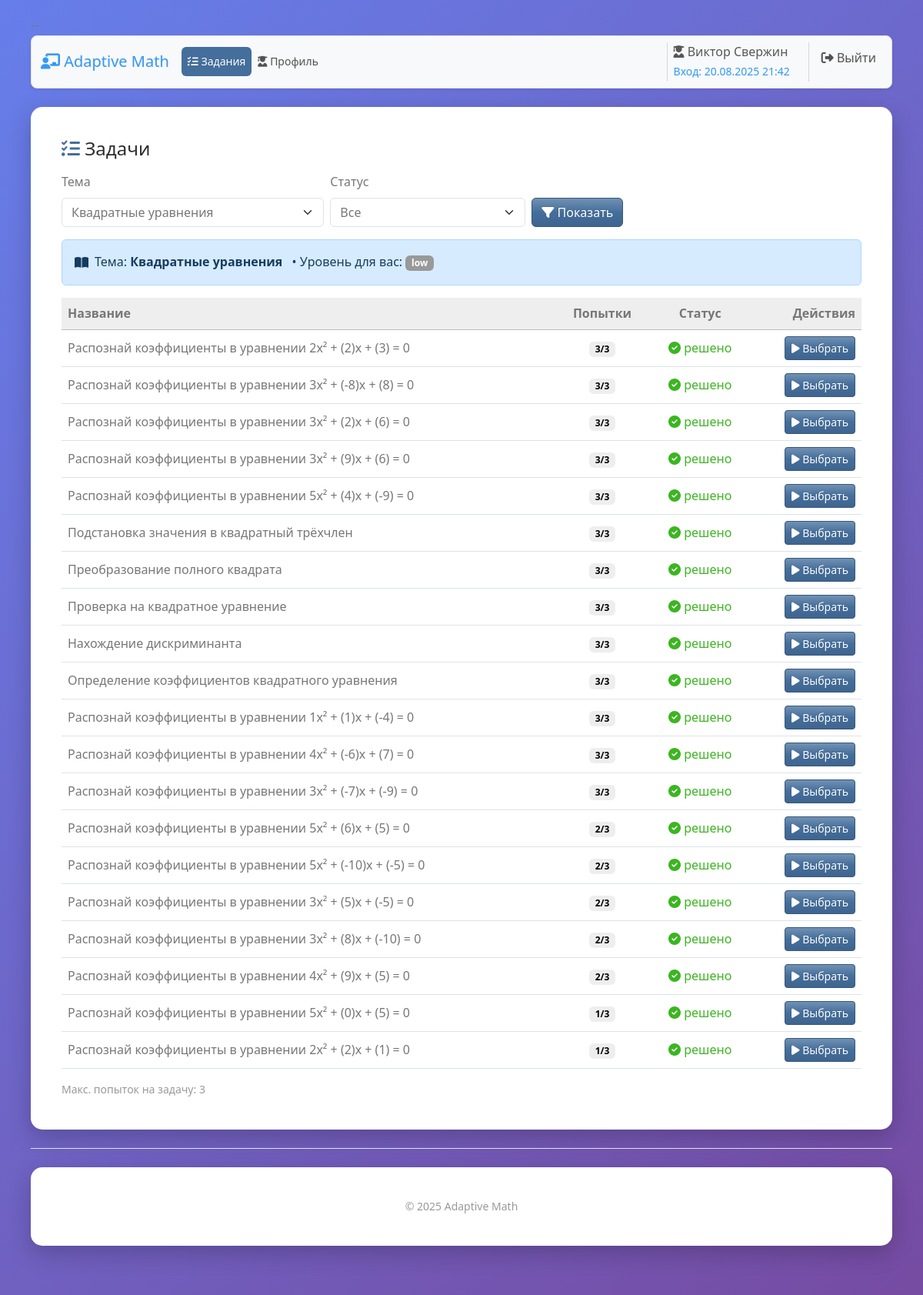
Screenshot of /student/tasks?topic_id=1 (signed in) with the database file from the repository.
### models.py (models this page shows, shortened)
class User(UserMixin, db.Model):
    __tablename__ = 'users'
    id = db.Column(db.Integer, primary_key=True)
    username = db.Column(db.String(80), unique=True, nullable=False)
    email = db.Column(db.String(120), unique=True, nullable=False)
    password_hash = db.Column(db.String(255), nullable=False)
    role = db.Column(db.String(20), nullable=False, default='student')  # 'student' или 'teacher'
    first_name = db.Column(db.String(50))
    last_name = db.Column(db.String(50))
    created_at = db.Column(db.DateTime, default=datetime.utcnow)
    last_login = db.Column(db.DateTime)
    is_active = db.Column(db.Boolean, default=True)
    task_attempts = db.relationship(
        'TaskAttempt',
        back_populates='user',
        cascade='all, delete-orphan',  # удаляем попытки вместе с пользователем
        passive_deletes=True,          # уважать ondelete='CASCADE' на уровне БД
        lazy='selectin'                # удобно: можно len(), не нужно .all()
    )
    evaluation_logs = db.relationship(
        'StudentEvaluationLog',
        back_populates='user',
        cascade='all, delete-orphan',
        passive_deletes=True,
        lazy='selectin'
    )
    topic_progress = db.relationship(
        'StudentTopicProgress',
        back_populates='user',
        cascade='all, delete-orphan',
        passive_deletes=True,
        lazy='selectin'
    )
    created_tasks = db.relationship('MathTask', backref='creator', lazy='dynamic')
    def get_full_name(self):
        if self.first_name and self.last_name:
            return f"{self.first_name} {self.last_name}"
        return self.username

class Topic(db.Model):
    __tablename__ = 'topics'
    id = db.Column(db.Integer, primary_key=True)
    code = db.Column(db.String(50), unique=True, nullable=False)  # Например: 'quadratic_equations'
    name = db.Column(db.String(100), nullable=False)              # Название темы: 'Квадратные уравнения'
    description = db.Column(db.Text)
    created_at = db.Column(db.DateTime, default=datetime.utcnow)
    tasks = db.relationship('MathTask', backref='topic_ref', lazy='dynamic')  # можно оставить как было
    level_configs = db.relationship('TopicLevelConfig', backref='topic', lazy='dynamic', cascade='all, delete-orphan', passive_deletes=True)
    evaluation_logs = db.relationship('StudentEvaluationLog', back_populates='topic', lazy='selectin')
    student_progress = db.relationship('StudentTopicProgress', back_populates='topic', lazy='selectin')

class MathTask(db.Model):
    __tablename__ = 'math_tasks'
    id = db.Column(db.Integer, primary_key=True)
    title = db.Column(db.String(200), nullable=False)
    code = db.Column(db.String(64), unique=True)    # NEW: внешний код для импортов/интеграций
    description = db.Column(db.Text, nullable=False)
    answer_type = db.Column(db.String(50), nullable=False)  # 'number', 'variables', 'interval', 'sequence'
    correct_answer = db.Column(db.JSON, nullable=False)     # JSON с правильным ответом
    answer_schema = db.Column(db.JSON)                      # JSON схема полей для ввода
    explanation = db.Column(db.Text)
    topic_id = db.Column(db.Integer, db.ForeignKey('topics.id'), nullable=False)
    level = db.Column(db.String(10), nullable=False)  # 'low', 'medium', 'high'
    max_score = db.Column(db.Float, default=1.0)           # Максимальный балл
    created_by = db.Column(db.Integer, db.ForeignKey('users.id'), nullable=False)
    created_at = db.Column(db.DateTime, default=datetime.utcnow)
    is_active = db.Column(db.Boolean, default=True)
    attempts = db.relationship(
        'TaskAttempt',
        back_populates='task',
        cascade='all, delete-orphan',
        passive_deletes=True,
        lazy='selectin'
    )
    __table_args__ = (
        db.Index('ix_math_tasks_topic_level', 'topic_id', 'level'),
    )

### blueprints/student/routes.py (the view)
@student_bp.route('/tasks', methods=['GET'])
@login_required
def tasks():
    if current_user.role != 'student':
        return redirect(url_for('main.dashboard'))
    topics = Topic.query.order_by(Topic.name.asc()).all()
    topic_id = request.args.get('topic_id', type=int)
    status = request.args.get('status', default='all')  # 'all' | 'solved' | 'pending'
    page = request.args.get('page', default=1, type=int)
    per_page = 20
    selected_topic = None
    target_level = None
    tasks_data = []
    if topic_id:
        selected_topic = db.session.get(Topic, topic_id)
        if selected_topic:
            progress = StudentTopicProgress.query.filter_by(user_id=current_user.id, topic_id=topic_id).first()
            target_level = progress.current_level if progress else 'low'
            q = (MathTask.query
                 .filter_by(topic_id=topic_id, level=target_level, is_active=True)
                 .order_by(MathTask.created_at.desc()))
            tasks_list = q.all()
            attempts = (db.session.query(
                            TaskAttempt.task_id,
                            func.count(TaskAttempt.id).label('cnt'),
                            func.sum(case((TaskAttempt.is_correct == False, 1), else_=0)).label('incorrect_cnt'),
                            func.max(func.cast(TaskAttempt.is_correct, db.Integer)).label('solved')
                        )
                        .filter(TaskAttempt.user_id == current_user.id,
                                TaskAttempt.task_id.in_([t.id for t in tasks_list]))
                        .group_by(TaskAttempt.task_id)
                        .all())
            attempts_map = {a.task_id: {
                'cnt': int(a.cnt),
                'incorrect_cnt': int(a.incorrect_cnt or 0),
                'solved': bool(a.solved)
            } for a in attempts}
            for t in tasks_list:
                agg = attempts_map.get(t.id, {'cnt': 0, 'solved': False})
                incorrect_cnt = int(agg.get('incorrect_cnt', 0))
                blocked = (incorrect_cnt >= 3) and (not bool(agg['solved']))
                item = {
                    'task': t,
                    'attempts': int(agg['cnt']),
                    'attempts_str': f"{min(int(agg['cnt']), 3)}/3",
                    'is_solved': bool(agg['solved']),
                    'incorrect_cnt': incorrect_cnt,
                    'is_blocked': blocked,
                }
                tasks_data.append(item)
            if status == 'solved':
                tasks_data = [it for it in tasks_data if it['is_solved']]
            elif status == 'pending':
                tasks_data = [it for it in tasks_data if not it['is_solved']]
            tasks_data.sort(key=lambda it: (
                0 if it['is_solved'] else 1,
                -int(it['attempts']),
                -int(it['task'].created_at.timestamp()) if hasattr(it['task'].created_at, 'timestamp') else 0
            ))
            total = len(tasks_data)
            total_pages = max((total + per_page - 1) // per_page, 1)
            page = max(1, min(page, total_pages))
            start = (page - 1) * per_page
            end = start + per_page
            tasks_data = tasks_data[start:end]
    return render_template(
        'student/tasks.html',
        topics=topics,
        selected_topic=selected_topic,
        target_level=target_level,
        tasks_data=tasks_data,
        status=status,
        page=page,
        per_page=per_page,
        total_pages=locals().get('total_pages', 1),
        total=locals().get('total', 0),
    )

### templates/student/tasks.html (shortened to what this page needs)
{% extends 'student/dashboard.html' %}
{% block student_content %}
<div class="d-flex align-items-center justify-content-between mb-3">
  <h1 class="h4 mb-0"><i class="fas fa-list-check text-primary"></i> Задачи</h1>
</div>
<form class="row g-2 align-items-end mb-3" method="get" action="{{ url_for('student.tasks') }}">
  <div class="col-12 col-md-6 col-lg-4">
    <label class="form-label">Тема</label>
    <select name="topic_id" class="form-select" required>
      {% for t in topics %}
        <option value="{{ t.id }}" {% if selected_topic and t.id == selected_topic.id %}selected{% endif %}>{{ t.name }}</option>
      {% endfor %}
    </select>
  </div>
  <div class="col-12 col-md-4 col-lg-3">
    <label class="form-label">Статус</label>
    <select name="status" class="form-select">
      <option value="all" {% if status=='all' %}selected{% endif %}>Все</option>
    </select>
  </div>
  <div class="col-auto">
    <button type="submit" class="btn btn-primary"><i class="fas fa-filter"></i> Показать</button>
  </div>
</form>
{% if selected_topic %}
  <div class="alert alert-info d-flex align-items-center" role="alert">
    <i class="fas fa-book-open me-2"></i>
    <div>
      Тема: <strong>{{ selected_topic.name }}</strong>
      <span class="ms-2">• Уровень для вас: <span class="badge text-bg-secondary">{{ target_level or 'low' }}</span></span>
    </div>
  </div>
{% endif %}
{% if selected_topic and tasks_data|length == 0 %}
  <div class="alert alert-secondary">Нет доступных задач для выбранной темы и уровня.</div>
{% elif selected_topic %}
  <div class="table-responsive">
    <table class="table table-hover align-middle">
      <thead class="table-light">
        <tr>
          <th>Название</th>
          <th class="text-center">Попытки</th>
          <th class="text-center">Статус</th>
          <th class="text-end">Действия</th>
        </tr>
      </thead>
      <tbody>
        {% for row in tasks_data %}
          {% set t = row.task %}
          <tr>
            <td>{{ t.title }}</td>
            <td class="text-center"><span class="badge text-bg-light">{{ row.attempts_str }}</span></td>
            <td class="text-center">
              {% if row.is_solved %}
                <span class="text-success"><i class="fas fa-check-circle"></i> решено</span>
              {% elif row.is_blocked %}
                <span class="text-danger"><i class="fas fa-lock"></i> заблокирована</span>
              {% else %}
                <span class="text-muted"><i class="fas fa-clock"></i> ожидает</span>
              {% endif %}
            </td>
            <td class="text-end">
              {% if row.is_blocked %}
                <button type="button" class="btn btn-sm btn-secondary" disabled title="Задача заблокирована (3 неудачные попытки)">
                  <i class="fas fa-lock"></i> Выбрать
                </button>
              {% else %}
                <a href="{{ url_for('student.view_task', task_id=t.id) }}" class="btn btn-sm btn-primary">
                  <i class="fas fa-play"></i> Выбрать
                </a>
              {% endif %}
            </td>
          </tr>
        {% endfor %}
      </tbody>
    </table>
  </div>
  <div class="small text-muted">Макс. попыток на задачу: 3</div>
{% endif %}
{% endblock %}

### templates/shared/base.html (shortened to what this page needs)
<!DOCTYPE html>
<html lang="ru">
<head>
    <link rel="stylesheet" href="{{ url_for('static', filename='css/bootstrap-spacelab.css') }}">
    <link rel="stylesheet" type="text/css" href="{{ url_for('static', filename='css/style.css') }}">
    <link rel="stylesheet"
        href="https://cdnjs.cloudflare.com/ajax/libs/font-awesome/6.5.2/css/all.min.css"
>
</head>
<body class="bg-light">
    <nav class="navbar navbar-expand-lg bg-body-tertiary rounded-3 shadow-sm border bg-white">
        <div class="container-fluid">
        <a class="navbar-brand" href="{{ url_for('main.dashboard') }}"><i class="fas fa-chalkboard-teacher"></i> Adaptive Math</a>
        <div id="mainNav" class="collapse navbar-collapse">
            {% if current_user.is_authenticated %}
            <ul class="navbar-nav me-auto small">
                {% block nav_items %}{% endblock %}
            </ul>
            {% endif %}
            <ul class="navbar-nav ms-auto">
                {% if current_user.is_authenticated %}
                    <li class="nav-item">
                        <span class="navbar-text me-3">
                            {% if current_user.role == 'admin' %}<i class="fas fa-cog"></i>
                            {% elif current_user.role == 'teacher' %}<i class="fas fa-chalkboard-teacher"></i>
                            {% elif current_user.role == 'student' %}<i class="fas fa-user-graduate"></i>
                            {% else %}<i class="fas fa-user"></i>
                            {% endif %}
                            {{ current_user.get_full_name() }}
                            <br>
                            {% if current_user.last_login %}
                                <small class="text-info">Вход: {{ current_user.last_login.strftime('%d.%m.%Y %H:%M') }}</small>
                            {% else %}
                                <small class="text-muted">Вход: —</small>
                            {% endif %}
                        </span>
                    </li>
                    <li class="nav-item"><a class="nav-link" href="{{ url_for('auth.logout') }}"><i class="fas fa-sign-out-alt"></i> Выйти</a></li>
                {% else %}
                    <li class="nav-item"><a class="nav-link" href="{{ url_for('auth.login') }}"><i class="fas fa-sign-in-alt"></i> Войти</a></li>
                {% endif %}
            </ul>
        </div>
        </div>
    </nav>
    <main class="container my-4">
        {% block content %}{% endblock %}
    </main>
    <footer class="py-4 border-top">
        <div class="container text-center text-muted small">
          © {{ 2025 }} Adaptive Math
        </div>
      </footer>
</body>
</html>

### static/css/style.css (style rules this page uses)
body { font-family: 'Segoe UI', Tahoma, Geneva, Verdana, sans-serif; max-width: min(1200px, 95%); margin: 0 auto; padding: 20px 10px; background: linear-gradient(135deg, #667eea 0%, #764ba2 100%); min-height: 100vh; line-height: 1.6; }
.container { background: white; padding: 40px; border-radius: 15px; box-shadow: 0 10px 30px rgba(0,0,0,0.2); margin: 0 auto 20px; width: 100%; box-sizing: border-box; }

### rows the page displays
User: get_full_name "Виктор Свержин", last_login "20.08.2025 21:42"
Topic: name "Квадратные уравнения"
MathTask: title "Распознай коэффициенты в уравнении 2x² + (2)x + (3) = 0"
MathTask: title "Распознай коэффициенты в уравнении 3x² + (-8)x + (8) = 0"
MathTask: title "Распознай коэффициенты в уравнении 3x² + (2)x + (6) = 0"
MathTask: title "Распознай коэффициенты в уравнении 3x² + (9)x + (6) = 0"
MathTask: title "Распознай коэффициенты в уравнении 5x² + (4)x + (-9) = 0"
MathTask: title "Подстановка значения в квадратный трёхчлен"
MathTask: title "Преобразование полного квадрата"
MathTask: title "Проверка на квадратное уравнение"
MathTask: title "Нахождение дискриминанта"
MathTask: title "Определение коэффициентов квадратного уравнения"
MathTask: title "Распознай коэффициенты в уравнении 1x² + (1)x + (-4) = 0"
MathTask: title "Распознай коэффициенты в уравнении 4x² + (-6)x + (7) = 0"
MathTask: title "Распознай коэффициенты в уравнении 3x² + (-7)x + (-9) = 0"
MathTask: title "Распознай коэффициенты в уравнении 5x² + (6)x + (5) = 0"
MathTask: title "Распознай коэффициенты в уравнении 5x² + (-10)x + (-5) = 0"
MathTask: title "Распознай коэффициенты в уравнении 3x² + (5)x + (-5) = 0"
MathTask: title "Распознай коэффициенты в уравнении 3x² + (8)x + (-10) = 0"
MathTask: title "Распознай коэффициенты в уравнении 4x² + (9)x + (5) = 0"
MathTask: title "Распознай коэффициенты в уравнении 5x² + (0)x + (5) = 0"
MathTask: title "Распознай коэффициенты в уравнении 2x² + (2)x + (1) = 0"

### other values shown
{{ target_level or 'low' }} "low"
{{ row.attempts_str }} "3/3" "3/3" "3/3" "3/3" "3/3" "3/3" "3/3" "3/3" "3/3" "3/3" "3/3" "3/3" "3/3" "2/3" "2/3" "2/3" "2/3" "2/3" "1/3" "1/3"
{{ 2025 }} "2025"
form field topic_id "Квадратные уравнения"
